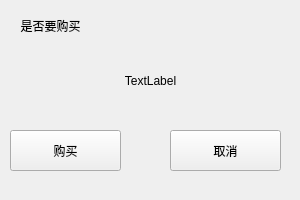
<?xml version="1.0" encoding="UTF-8"?>
<ui version="4.0">
 <class>BuyItemWindow</class>
 <widget class="QWidget" name="BuyItemWindow">
  <property name="geometry">
   <rect>
    <x>0</x>
    <y>0</y>
    <width>300</width>
    <height>200</height>
   </rect>
  </property>
  <property name="windowTitle">
   <string>购买</string>
  </property>
  <widget class="QPushButton" name="buyButton">
   <property name="geometry">
    <rect>
     <x>10</x>
     <y>130</y>
     <width>111</width>
     <height>41</height>
    </rect>
   </property>
   <property name="text">
    <string>购买</string>
   </property>
  </widget>
  <widget class="QPushButton" name="cancelButton">
   <property name="geometry">
    <rect>
     <x>170</x>
     <y>130</y>
     <width>111</width>
     <height>41</height>
    </rect>
   </property>
   <property name="text">
    <string>取消</string>
   </property>
  </widget>
  <widget class="QLabel" name="label">
   <property name="geometry">
    <rect>
     <x>10</x>
     <y>10</y>
     <width>81</width>
     <height>31</height>
    </rect>
   </property>
   <property name="styleSheet">
    <string notr="true">font: 12pt &quot;Microsoft YaHei UI&quot;;</string>
   </property>
   <property name="text">
    <string>是否要购买</string>
   </property>
   <property name="alignment">
    <set>Qt::AlignCenter</set>
   </property>
  </widget>
  <widget class="QLabel" name="itemLabel">
   <property name="geometry">
    <rect>
     <x>0</x>
     <y>60</y>
     <width>301</width>
     <height>41</height>
    </rect>
   </property>
   <property name="styleSheet">
    <string notr="true">font: 8pt &quot;Microsoft YaHei UI&quot;;</string>
   </property>
   <property name="text">
    <string>TextLabel</string>
   </property>
   <property name="alignment">
    <set>Qt::AlignCenter</set>
   </property>
  </widget>
 </widget>
 <layoutdefault spacing="6" margin="11"/>
 <resources/>
 <connections/>
</ui>
